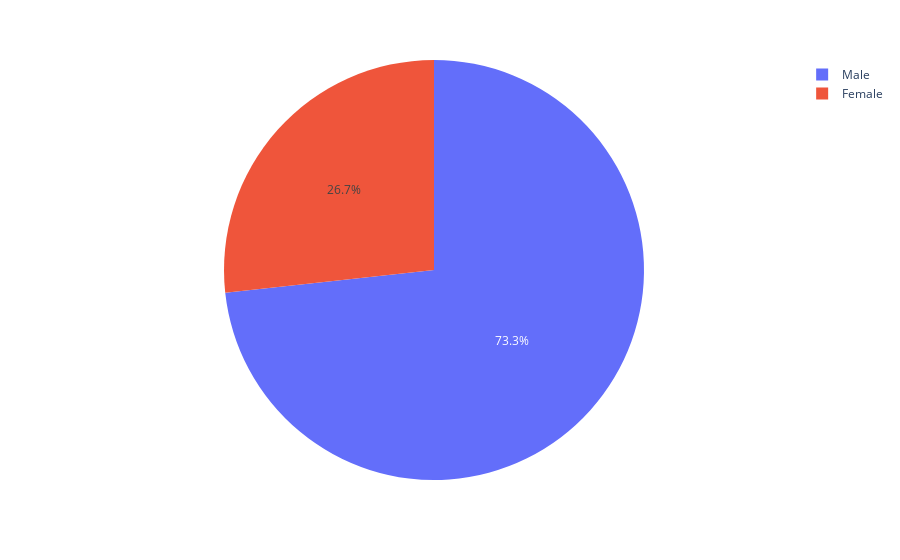

Notebook cell for this chart:
### Markdown cell above
# Breakdown of updated genders
With the unknown gender values filled out, let's take a look at the gender distribution again.

### Code cell
fig = px.pie(final_df.groupby('male').count().reset_index(), names='male', values='profile')
fig.show()

### Figure 1 — Plotly figure (JSON) as saved in the notebook; plotly's stock layout.template omitted (floating-point values rounded to 4 significant figures)
{"data": [{"domain": {"x": [0, 1], "y": [0, 1]}, "hovertemplate": "male=%{label}<br>profile=%{value}<extra></extra>", "labels": ["Female", "Male"], "legendgroup": "", "name": "", "showlegend": true, "type": "pie", "values": [9920, 27196]}], "layout": {"legend": {"tracegroupgap": 0}, "margin": {"t": 60}}}
